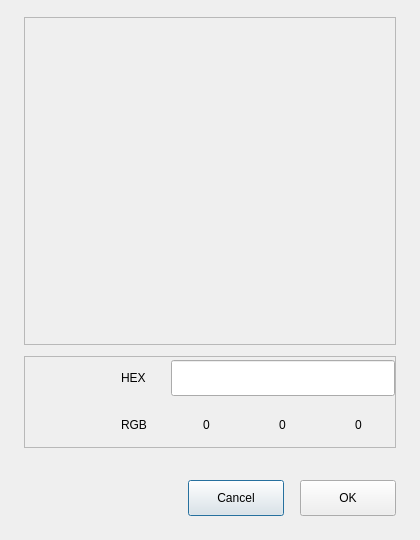
<?xml version="1.0" encoding="UTF-8"?>
<ui version="4.0">
 <class>ColorDialog</class>
 <widget class="QDialog" name="ColorDialog">
  <property name="geometry">
   <rect>
    <x>0</x>
    <y>0</y>
    <width>420</width>
    <height>540</height>
   </rect>
  </property>
  <property name="sizePolicy">
   <sizepolicy hsizetype="Preferred" vsizetype="Preferred">
    <horstretch>0</horstretch>
    <verstretch>0</verstretch>
   </sizepolicy>
  </property>
  <property name="minimumSize">
   <size>
    <width>420</width>
    <height>520</height>
   </size>
  </property>
  <property name="maximumSize">
   <size>
    <width>420</width>
    <height>568</height>
   </size>
  </property>
  <property name="windowTitle">
   <string>Dialog</string>
  </property>
  <layout class="QVBoxLayout" name="verticalLayout">
   <property name="spacing">
    <number>0</number>
   </property>
   <property name="leftMargin">
    <number>24</number>
   </property>
   <property name="topMargin">
    <number>12</number>
   </property>
   <property name="rightMargin">
    <number>24</number>
   </property>
   <property name="bottomMargin">
    <number>24</number>
   </property>
   <item>
    <widget class="QFrame" name="frame_3">
     <property name="minimumSize">
      <size>
       <width>0</width>
       <height>328</height>
      </size>
     </property>
     <property name="maximumSize">
      <size>
       <width>16777215</width>
       <height>318</height>
      </size>
     </property>
     <property name="frameShape">
      <enum>QFrame::StyledPanel</enum>
     </property>
     <property name="frameShadow">
      <enum>QFrame::Raised</enum>
     </property>
     <property name="lineWidth">
      <number>0</number>
     </property>
     <layout class="QHBoxLayout" name="horizontalLayout_5">
      <property name="spacing">
       <number>0</number>
      </property>
      <property name="leftMargin">
       <number>0</number>
      </property>
      <property name="topMargin">
       <number>0</number>
      </property>
      <property name="rightMargin">
       <number>0</number>
      </property>
      <property name="bottomMargin">
       <number>0</number>
      </property>
      <item>
       <layout class="QHBoxLayout" name="horizontalLayout_2">
        <property name="spacing">
         <number>24</number>
        </property>
        <property name="leftMargin">
         <number>0</number>
        </property>
       </layout>
      </item>
     </layout>
    </widget>
   </item>
   <item>
    <spacer name="verticalSpacer">
     <property name="orientation">
      <enum>Qt::Vertical</enum>
     </property>
     <property name="sizeType">
      <enum>QSizePolicy::Fixed</enum>
     </property>
     <property name="sizeHint" stdset="0">
      <size>
       <width>20</width>
       <height>16</height>
      </size>
     </property>
    </spacer>
   </item>
   <item>
    <widget class="QFrame" name="frame_2">
     <property name="frameShape">
      <enum>QFrame::StyledPanel</enum>
     </property>
     <property name="frameShadow">
      <enum>QFrame::Raised</enum>
     </property>
     <layout class="QHBoxLayout" name="horizontalLayout_8">
      <property name="leftMargin">
       <number>0</number>
      </property>
      <property name="topMargin">
       <number>0</number>
      </property>
      <property name="rightMargin">
       <number>0</number>
      </property>
      <property name="bottomMargin">
       <number>0</number>
      </property>
      <item>
       <layout class="QHBoxLayout" name="horizontalLayout_7">
        <property name="spacing">
         <number>16</number>
        </property>
        <property name="leftMargin">
         <number>0</number>
        </property>
        <item>
         <widget class="ColorPreview" name="colorPreview" native="true">
          <property name="minimumSize">
           <size>
            <width>80</width>
            <height>80</height>
           </size>
          </property>
          <property name="maximumSize">
           <size>
            <width>80</width>
            <height>80</height>
           </size>
          </property>
         </widget>
        </item>
        <item>
         <layout class="QVBoxLayout" name="verticalLayout_2">
          <property name="spacing">
           <number>8</number>
          </property>
          <item>
           <layout class="QHBoxLayout" name="horizontalLayout_4">
            <property name="spacing">
             <number>4</number>
            </property>
            <item>
             <widget class="QLabel" name="label_2">
              <property name="text">
               <string>HEX</string>
              </property>
             </widget>
            </item>
            <item>
             <widget class="QLineEdit" name="colorLineEdit">
              <property name="minimumSize">
               <size>
                <width>224</width>
                <height>36</height>
               </size>
              </property>
              <property name="maximumSize">
               <size>
                <width>224</width>
                <height>36</height>
               </size>
              </property>
              <property name="focusPolicy">
               <enum>Qt::StrongFocus</enum>
              </property>
              <property name="alignment">
               <set>Qt::AlignCenter</set>
              </property>
             </widget>
            </item>
           </layout>
          </item>
          <item>
           <layout class="QHBoxLayout" name="horizontalLayout_6">
            <property name="spacing">
             <number>4</number>
            </property>
            <item>
             <widget class="QLabel" name="label_3">
              <property name="text">
               <string>RGB</string>
              </property>
             </widget>
            </item>
            <item>
             <widget class="QSpinBox" name="spinBox_r">
              <property name="minimumSize">
               <size>
                <width>72</width>
                <height>36</height>
               </size>
              </property>
              <property name="maximumSize">
               <size>
                <width>72</width>
                <height>36</height>
               </size>
              </property>
              <property name="styleSheet">
               <string notr="true">QSpinBox
{
	background-color:palette(button);
   border-radius:6px;
}
 
QSpinBox::up-button,QSpinBox::down-button
{
	width:0px;
}</string>
              </property>
              <property name="alignment">
               <set>Qt::AlignCenter</set>
              </property>
              <property name="buttonSymbols">
               <enum>QAbstractSpinBox::NoButtons</enum>
              </property>
             </widget>
            </item>
            <item>
             <widget class="QSpinBox" name="spinBox_b">
              <property name="minimumSize">
               <size>
                <width>72</width>
                <height>36</height>
               </size>
              </property>
              <property name="maximumSize">
               <size>
                <width>72</width>
                <height>36</height>
               </size>
              </property>
              <property name="styleSheet">
               <string notr="true">QSpinBox
{
	background-color:palette(button);
   border-radius:6px;
}
 
QSpinBox::up-button,QSpinBox::down-button
{
	width:0px;
}</string>
              </property>
              <property name="alignment">
               <set>Qt::AlignCenter</set>
              </property>
              <property name="buttonSymbols">
               <enum>QAbstractSpinBox::NoButtons</enum>
              </property>
             </widget>
            </item>
            <item>
             <widget class="QSpinBox" name="spinBox_g">
              <property name="minimumSize">
               <size>
                <width>72</width>
                <height>36</height>
               </size>
              </property>
              <property name="maximumSize">
               <size>
                <width>72</width>
                <height>36</height>
               </size>
              </property>
              <property name="styleSheet">
               <string notr="true">QSpinBox
{
	background-color:palette(button);
   border-radius:6px;
}
 
QSpinBox::up-button,QSpinBox::down-button
{
	width:0px;
}</string>
              </property>
              <property name="alignment">
               <set>Qt::AlignCenter</set>
              </property>
              <property name="buttonSymbols">
               <enum>QAbstractSpinBox::NoButtons</enum>
              </property>
             </widget>
            </item>
           </layout>
          </item>
         </layout>
        </item>
       </layout>
      </item>
     </layout>
    </widget>
   </item>
   <item>
    <spacer name="verticalSpacer_3">
     <property name="orientation">
      <enum>Qt::Vertical</enum>
     </property>
     <property name="sizeType">
      <enum>QSizePolicy::Fixed</enum>
     </property>
     <property name="sizeHint" stdset="0">
      <size>
       <width>20</width>
       <height>32</height>
      </size>
     </property>
    </spacer>
   </item>
   <item>
    <layout class="QHBoxLayout" name="horizontalLayout_3">
     <property name="spacing">
      <number>16</number>
     </property>
     <property name="rightMargin">
      <number>0</number>
     </property>
     <item>
      <spacer name="horizontalSpacer">
       <property name="orientation">
        <enum>Qt::Horizontal</enum>
       </property>
       <property name="sizeHint" stdset="0">
        <size>
         <width>10</width>
         <height>20</height>
        </size>
       </property>
      </spacer>
     </item>
     <item>
      <widget class="QPushButton" name="cancelBtn">
       <property name="minimumSize">
        <size>
         <width>96</width>
         <height>36</height>
        </size>
       </property>
       <property name="maximumSize">
        <size>
         <width>96</width>
         <height>36</height>
        </size>
       </property>
       <property name="text">
        <string>Cancel</string>
       </property>
      </widget>
     </item>
     <item>
      <widget class="QPushButton" name="okBtn">
       <property name="minimumSize">
        <size>
         <width>96</width>
         <height>36</height>
        </size>
       </property>
       <property name="maximumSize">
        <size>
         <width>96</width>
         <height>36</height>
        </size>
       </property>
       <property name="text">
        <string>OK</string>
       </property>
      </widget>
     </item>
    </layout>
   </item>
  </layout>
 </widget>
 <customwidgets>
  <customwidget>
   <class>ColorPreview</class>
   <extends>QWidget</extends>
   <header>colorpreview.h</header>
   <container>1</container>
  </customwidget>
 </customwidgets>
 <resources/>
 <connections/>
</ui>
